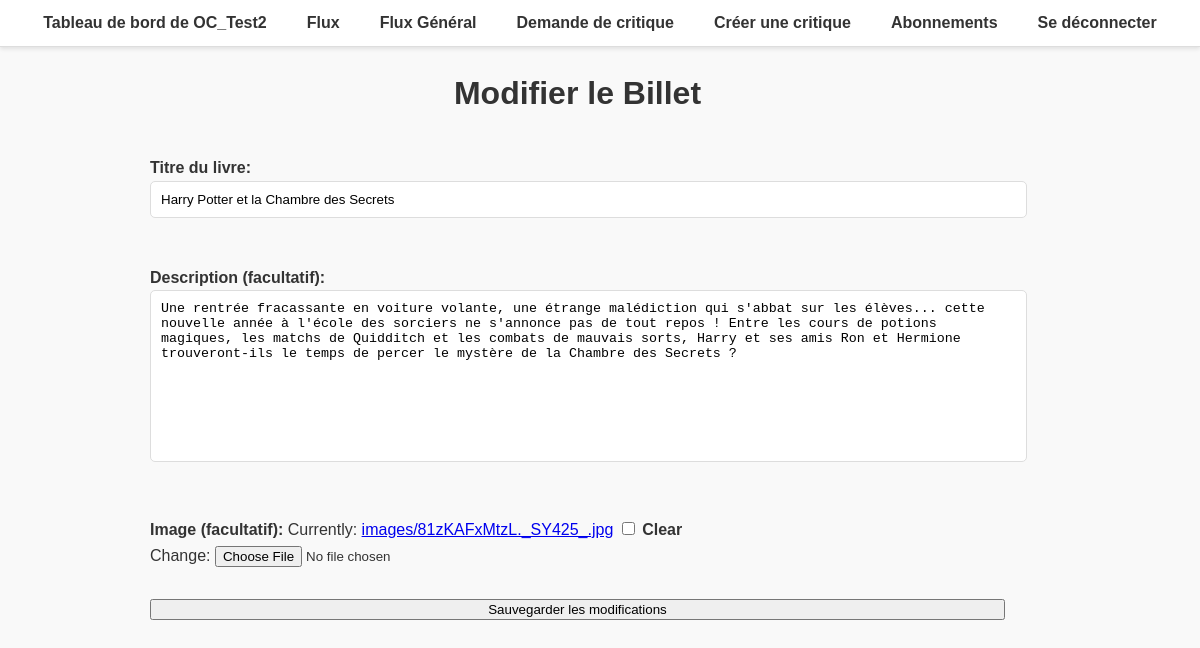
Page /edit_ticket/29/ (signed in) on the committed database.
### litrevuweb/models.py (models this page shows)
class Ticket(models.Model):
    title = models.CharField(max_length=128)
    description = models.TextField(blank=True)
    user = models.ForeignKey(to=settings.AUTH_USER_MODEL, on_delete=models.CASCADE)
    time_created = models.DateTimeField(auto_now_add=True)
    image = models.ImageField(null=True, blank=True, upload_to='images/')

### litrevuweb/views.py (the view)
# urls.py: path('edit_ticket/<int:ticket_id>/', views.edit_ticket, name='edit_ticket'),
@login_required
def edit_ticket(request, ticket_id):
    ticket = get_object_or_404(Ticket, id=ticket_id)
    if request.user != ticket.user:
        return HttpResponseForbidden("Vous n'êtes pas autorisé à modifier ce billet.")
    if request.method == 'POST':
        form = TicketForm(request.POST, request.FILES, instance=ticket)
        if form.is_valid():
            form.save()
            return redirect('flux')
    else:
        form = TicketForm(instance=ticket)
    return render(request, 'litrevuweb/edit_ticket.html', {'form': form, 'ticket': ticket})

### litrevuweb/forms.py
class TicketForm(forms.ModelForm):
    class Meta:
        model = Ticket
        fields = ['title', 'description', 'image']
        labels = {
            'title': 'Titre du livre',
            'description': 'Description (facultatif)',
            'image': 'Image (facultatif)',
        }

### templates/litrevuweb/edit_ticket.html (shortened to what this page needs)
{% extends 'litrevuweb/base.html' %}
{% block content %}
<main>
    <h1>Modifier le Billet</h1>
    <form method="post" enctype="multipart/form-data">
        {{ form.as_p }}
        <button type="submit">Sauvegarder les modifications</button>
    </form>
</main>
{% endblock %}

### templates/litrevuweb/base.html (shortened to what this page needs)
{% load static %}
<!DOCTYPE html>
<html lang="fr">
<head>
    <link rel="stylesheet" href="{% static 'css/styles.css' %}">
    <link rel="stylesheet" href="https://cdnjs.cloudflare.com/ajax/libs/font-awesome/6.0.0-beta3/css/all.min.css">
</head>
<body>
    <header>
        <nav>
            <ul>
                {% if user.is_authenticated %}
                    <li><a href="{% url 'dashboard' %}">Tableau de bord de {{ user.username }}</a></li>
                    <li><a href="{% url 'flux' %}">Flux</a></li>
                    <li><a href="{% url 'general_flux' %}">Flux Général</a></li>
                    <li><a href="{% url 'create_ticket' %}">Demande de critique</a></li>
                    <li><a href="{% url 'create_ticket_and_review' %}">Créer une critique</a></li>
                    <li><a href="{% url 'subscriptions' %}">Abonnements</a></li>
                    <li>
                        <a href="#" onclick="event.preventDefault(); document.getElementById('logout-form').submit();">
                            Se déconnecter
                        </a>
                    </li>
                {% else %}
                    <li><a href="{% url 'login' %}">Connexion</a></li>
                    <li><a href="{% url 'signup' %}">Inscription</a></li>
                {% endif %}
            </ul>
        </nav>
    </header>
    <main>
        {% block content %}
        {% endblock %}
    </main>
</body>
</html>

### static/css/styles.css (style rules this page uses)
body { font-family: 'Arial', sans-serif; background-color: #f9f9f9; color: #333; margin: 0; padding: 0; display: flex; flex-direction: column; align-items: center; line-height: 1.6; }
header { width: 100%; padding: 10px 0; background-color: #fff; border-bottom: 1px solid #ddd; box-shadow: 0px 2px 4px rgba(0, 0, 0, 0.1); text-align: center; }
header nav ul { list-style-type: none; margin: 0; padding: 0; display: flex; justify-content: center; gap: 20px; }
header nav ul li a { text-decoration: none; color: #333; font-weight: bold; padding: 5px 10px; border-radius: 5px; transition: color 0.3s ease, background-color 0.3s ease; }
main { width: 95%; max-width: 900px; }
h1, h2 { text-align: center; margin-bottom: 20px; }
form { display: flex; flex-direction: column; gap: 15px; }
label { font-weight: bold; margin-bottom: 5px; }
input[type="text"], textarea { width: 100%; padding: 10px; border: 1px solid #ddd; border-radius: 5px; transition: border-color 0.3s ease; }
textarea { resize: none; height: 150px; }

### rows in the picture
Ticket: title "Harry Potter et la Chambre des Secrets", description "Une rentrée fracassante en voiture volante, une étrange malédiction qui s'abbat sur les élèves... cette nouvelle année à l'école des sorciers ne s'annonce pas de tout repos ! Entre les cours de potions magiques, les matchs de Quidditch et les combats de mauvais sorts, Harry et ses amis Ron et Hermione trouveront-ils le temps de percer le mystère de la Chambre des Secrets ?"

### other values in the picture
{{ user.username }} "OC_Test2"
